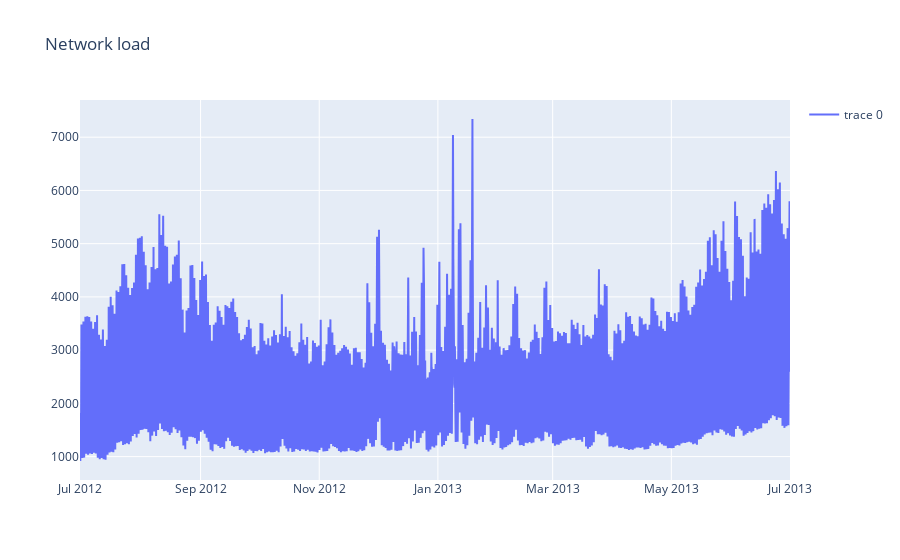

Source (notebook cell):
### Code cell
# I've prepared a sample network load as well (aggregation of 4000 homes as a proxy for network load)
NetworkLoad=pd.read_csv('NetworkLoad.csv')
NetworkLoad['Datetime']=pd.to_datetime(NetworkLoad['Datetime'],format='%d/%m/%Y %H:%M')
data = [{"x":NetworkLoad['Datetime'], "y":NetworkLoad['kWh']}]
layout = go.Layout(showlegend=True, title='Network load')
iplot({"data":data,"layout":layout})

### Figure 1 — Plotly figure (JSON) as saved in the notebook; plotly's stock layout.template omitted (floating-point values rounded to 4 significant figures; data arrays with more than 128 entries replaced by an {"elided": "..."} marker saying what was removed)
{"data": [{"type": "scatter", "x": {"elided": "17518 str values"}, "y": {"elided": "17518 float values"}}], "layout": {"showlegend": true, "title": {"text": "Network load"}}}
